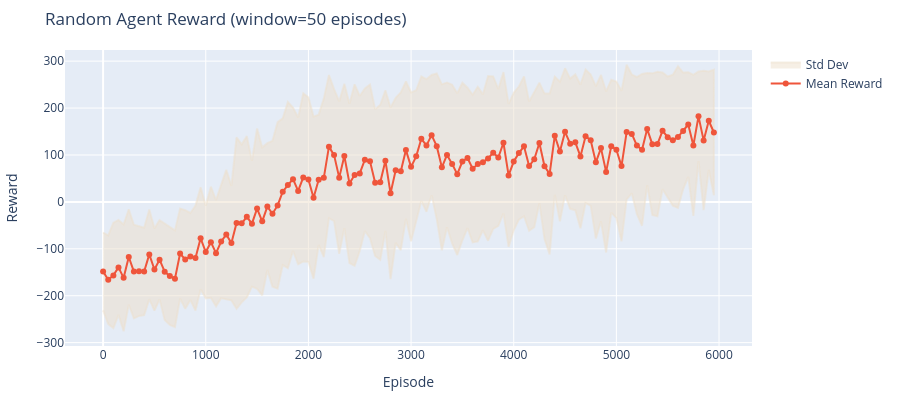

The notebook cell this image was saved under:
### Code cell
fig = go.Figure()

fig.add_trace(go.Scatter(
    x=np.concatenate([x, x[::-1]]),
    y=np.concatenate([means + stds, (means - stds)[::-1]]),
    fill='toself',
    fillcolor="rgba(238, 223, 204, 0.5)",
    line=dict(color='rgba(238, 223, 204, 0.5)'),
    hoverinfo="skip",
    showlegend=True,
    name="Std Dev"
))


fig.add_trace(go.Scatter(x=x,y=means,mode="lines+markers",name="Mean Reward"))



fig.update_layout(
    title=f"Random Agent Reward (window={window} episodes)",
    xaxis_title="Episode",
    yaxis_title="Reward",
    width=900,
    height=400,
    margin=dict(l=50, r=50, t=50, b=50)
)

fig.show()

### Figure 1 — Plotly figure (JSON) as saved in the notebook; plotly's stock layout.template omitted (floating-point values rounded to 4 significant figures; data arrays with more than 128 entries replaced by an {"elided": "..."} marker saying what was removed)
{"data": [{"fill": "toself", "fillcolor": "rgba(238, 223, 204, 0.5)", "hoverinfo": "skip", "line": {"color": "rgba(238, 223, 204, 0.5)"}, "name": "Std Dev", "showlegend": true, "type": "scatter", "x": {"elided": "240 int values"}, "y": {"elided": "240 float values"}}, {"mode": "lines+markers", "name": "Mean Reward", "type": "scatter", "x": [0, 50, 100, 150, 200, 250, 300, 350, 400, 450, 500, 550, 600, 650, 700, 750, 800, 850, 900, 950, 1000, 1050, 1100, 1150, 1200, 1250, 1300, 1350, 1400, 1450, 1500, 1550, 1600, 1650, 1700, 1750, 1800, 1850, 1900, 1950, 2000, 2050, 2100, 2150, 2200, 2250, 2300, 2350, 2400, 2450, 2500, 2550, 2600, 2650, 2700, 2750, 2800, 2850, 2900, 2950, 3000, 3050, 3100, 3150, 3200, 3250, 3300, 3350, 3400, 3450, 3500, 3550, 3600, 3650, 3700, 3750, 3800, 3850, 3900, 3950, 4000, 4050, 4100, 4150, 4200, 4250, 4300, 4350, 4400, 4450, 4500, 4550, 4600, 4650, 4700, 4750, 4800, 4850, 4900, 4950, 5000, 5050, 5100, 5150, 5200, 5250, 5300, 5350, 5400, 5450, 5500, 5550, 5600, 5650, 5700, 5750, 5800, 5850, 5900, 5950], "y": [-148.3, -165.9, -156.7, -139.6, -161.9, -117.5, -148.5, -147.6, -148.3, -111.9, -144.1, -123.3, -148.9, -158.0, -163.8, -110.1, -122.8, -116.4, -119.8, -77.6, -106.8, -85.92, -109.3, -84.49, -69.61, -87.87, -45.07, -45.78, -31.85, -46.44, -14.22, -41.43, -10.02, -25.37, -7.483, 21.64, 35.84, 48.36, 23.41, 52.17, 47.67, 8.999, 47.12, 51.32, 117.8, 99.71, 51.72, 97.89, 39.46, 57.18, 60.61, 89.79, 86.45, 40.94, 41.82, 87.91, 18.26, 67.26, 65.29, 110.4, 74.68, 97.12, 134.5, 120.2, 142.3, 118.7, 73.63, 100.1, 80.69, 59.18, 86.05, 93.63, 70.9, 80.58, 84.33, 92.67, 104.9, 94.59, 126.1, 56.46, 86.01, 104.0, 118.4, 76.36, 90.63, 125.6, 75.82, 59.6, 141.1, 107.3, 149.4, 124.0, 126.9, 97.0, 139.9, 131.5, 84.28, 114.6, 63.91, 118.7, 111.0, 76.29, 148.7, 144.9, 120.1, 111.0, 155.1, 123.1, 123.4, 151.5, 138.0, 131.5, 138.1, 151.2, 165.0, 120.3, 182.3, 131.1, 173.0, 147.9]}], "layout": {"height": 400, "margin": {"b": 50, "l": 50, "r": 50, "t": 50}, "title": {"text": "Random Agent Reward (window=50 episodes)"}, "width": 900, "xaxis": {"title": {"text": "Episode"}}, "yaxis": {"title": {"text": "Reward"}}}}
